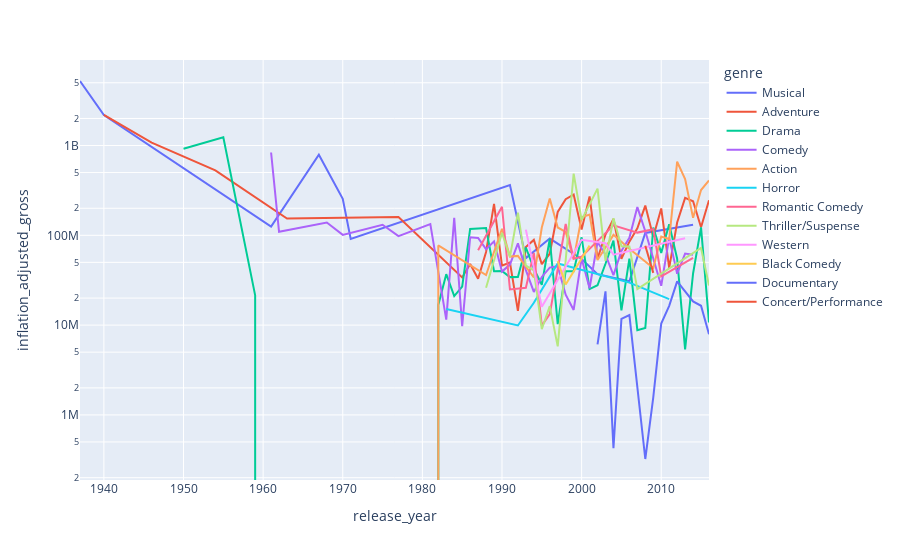

The cell this chart's notebook holds for it:
### Code cell
fig = px.line(gross_by_genres.sort_values('release_year'), x='release_year', y='inflation_adjusted_gross', color='genre', log_y= True)
# fig.update_yaxes(range=[-0.1, 10])
fig.show()

### Figure 1 — Plotly figure (JSON) as saved in the notebook; plotly's stock layout.template omitted (floating-point values rounded to 4 significant figures)
{"data": [{"hovertemplate": "genre=Musical<br>release_year=%{x}<br>inflation_adjusted_gross=%{y}<extra></extra>", "legendgroup": "Musical", "line": {"color": "#636efa", "dash": "solid"}, "marker": {"symbol": "circle"}, "mode": "lines", "name": "Musical", "orientation": "v", "showlegend": true, "type": "scatter", "x": [1937, 1940, 1961, 1967, 1970, 1971, 1991, 1993, 1996, 2000, 2002, 2006, 2008, 2014], "xaxis": "x", "y": [5228953251, 2187090808, 124841160, 789612346, 255161499, 91305448, 363017667, 55747434, 92077628, 54545249, 36980311, 30737517, 106308538, 130894237], "yaxis": "y"}, {"hovertemplate": "genre=Adventure<br>release_year=%{x}<br>inflation_adjusted_gross=%{y}<extra></extra>", "legendgroup": "Adventure", "line": {"color": "#EF553B", "dash": "solid"}, "marker": {"symbol": "circle"}, "mode": "lines", "name": "Adventure", "orientation": "v", "showlegend": true, "type": "scatter", "x": [1940, 1946, 1954, 1963, 1977, 1985, 1986, 1987, 1988, 1989, 1990, 1991, 1992, 1993, 1994, 1995, 1996, 1997, 1998, 1999, 2000, 2001, 2002, 2003, 2004, 2005, 2006, 2007, 2008, 2009, 2010, 2011, 2012, 2013, 2014, 2015, 2016], "xaxis": "x", "y": [2188229052, 1078510579, 528279994, 153870834, 159743914, 33900697, 47910282, 32798382, 65163938, 223726012, 45950000.0, 49810000.0, 14421454, 73914543, 88930321, 47809421, 62384706, 182029412, 252894765, 283900254, 115998798, 270600000.0, 55189145, 101900000.0, 152200000.0, 54852573, 85000000.0, 119860589, 214524478, 95909227, 199000000.0, 43475238, 138863702, 260900000.0, 239200000.0, 123087120, 246082029], "yaxis": "y"}, {"hovertemplate": "genre=Drama<br>release_year=%{x}<br>inflation_adjusted_gross=%{y}<extra></extra>", "legendgroup": "Drama", "line": {"color": "#00cc96", "dash": "solid"}, "marker": {"symbol": "circle"}, "mode": "lines", "name": "Drama", "orientation": "v", "showlegend": true, "type": "scatter", "x": [1950, 1955, 1959, 1981, 1982, 1983, 1984, 1985, 1986, 1988, 1989, 1990, 1991, 1992, 1993, 1994, 1995, 1996, 1997, 1998, 1999, 2000, 2001, 2002, 2003, 2004, 2005, 2006, 2007, 2008, 2009, 2010, 2011, 2012, 2013, 2014, 2015, 2016], "xaxis": "x", "y": [920608730, 1236035515, 21505832, 0, 16773129, 36946840, 21075000, 26859194, 117957323, 120381757, 39884640, 40077147, 34240000.0, 34410000.0, 73190000.0, 42610902, 28120000.0, 91076877, 10236836, 39914815, 39900935, 95070168, 25214223, 27789959, 48199077, 87392478, 14574087, 54888236, 8779196, 9295171, 122200000.0, 63781920, 132600000.0, 54914942, 5367415, 37607865, 122815814, 10710184], "yaxis": "y"}, {"hovertemplate": "genre=Comedy<br>release_year=%{x}<br>inflation_adjusted_gross=%{y}<extra></extra>", "legendgroup": "Comedy", "line": {"color": "#ab63fa", "dash": "solid"}, "marker": {"symbol": "circle"}, "mode": "lines", "name": "Comedy", "orientation": "v", "showlegend": true, "type": "scatter", "x": [1961, 1962, 1968, 1970, 1975, 1977, 1981, 1983, 1984, 1985, 1986, 1987, 1988, 1989, 1990, 1991, 1992, 1993, 1994, 1995, 1996, 1997, 1998, 1999, 2000, 2001, 2002, 2003, 2004, 2005, 2006, 2007, 2008, 2009, 2010, 2011, 2012, 2013, 2014], "xaxis": "x", "y": [836500000.0, 109581646, 138612686, 101200742, 131246872, 98067733, 133118889, 11519089, 157057661, 9736051, 94970000.0, 93415245, 70100000.0, 85757817, 39433357, 47181395, 81369058, 40943541, 23401275, 34372339, 43713554, 45266588, 21820000.0, 14755189, 55291759, 25749730, 84180000.0, 60944053, 36010000.0, 67096891, 93680000.0, 206110533, 110932022, 55503929, 27461121, 94189503, 37363513, 62700000.0, 60931572], "yaxis": "y"}, {"hovertemplate": "genre=Action<br>release_year=%{x}<br>inflation_adjusted_gross=%{y}<extra></extra>", "legendgroup": "Action", "line": {"color": "#FFA15A", "dash": "solid"}, "marker": {"symbol": "circle"}, "mode": "lines", "name": "Action", "orientation": "v", "showlegend": true, "type": "scatter", "x": [1981, 1982, 1988, 1990, 1991, 1992, 1993, 1994, 1995, 1996, 1997, 1998, 1999, 2000, 2001, 2002, 2004, 2006, 2009, 2010, 2011, 2012, 2013, 2014, 2015, 2016], "xaxis": "x", "y": [0, 77184895, 36053517, 118358772, 57920000.0, 58965304, 44682157, 34048315, 122200000.0, 257800000.0, 122258385, 109300000.0, 54262148, 158970411, 170100000.0, 53120000.0, 101161045, 70801353, 43361416, 96971361, 90848019, 660081224, 424084233, 156500000.0, 319600000.0, 408084349], "yaxis": "y"}, {"hovertemplate": "genre=Horror<br>release_year=%{x}<br>inflation_adjusted_gross=%{y}<extra></extra>", "legendgroup": "Horror", "line": {"color": "#19d3f3", "dash": "solid"}, "marker": {"symbol": "circle"}, "mode": "lines", "name": "Horror", "orientation": "v", "showlegend": true, "type": "scatter", "x": [1983, 1992, 1994, 1997, 2006, 2011], "xaxis": "x", "y": [15136765, 9907922, 17727017, 48546161, 29712825, 19452402], "yaxis": "y"}, {"hovertemplate": "genre=Romantic Comedy<br>release_year=%{x}<br>inflation_adjusted_gross=%{y}<extra></extra>", "legendgroup": "Romantic Comedy", "line": {"color": "#FF6692", "dash": "solid"}, "marker": {"symbol": "circle"}, "mode": "lines", "name": "Romantic Comedy", "orientation": "v", "showlegend": true, "type": "scatter", "x": [1987, 1990, 1991, 1993, 1994, 1995, 1996, 1998, 1999, 2000, 2004, 2007, 2009, 2010, 2014], "xaxis": "x", "y": [68181300, 208034448, 24939118, 26070000.0, 63651027, 9857435, 13240000.0, 133620516, 54749853, 57925202, 129164207, 107212272, 117000000.0, 34917330, 55961409], "yaxis": "y"}, {"hovertemplate": "genre=Thriller/Suspense<br>release_year=%{x}<br>inflation_adjusted_gross=%{y}<extra></extra>", "legendgroup": "Thriller/Suspense", "line": {"color": "#B6E880", "dash": "solid"}, "marker": {"symbol": "circle"}, "mode": "lines", "name": "Thriller/Suspense", "orientation": "v", "showlegend": true, "type": "scatter", "x": [1988, 1990, 1991, 1992, 1993, 1994, 1995, 1996, 1997, 1999, 2000, 2002, 2003, 2004, 2005, 2006, 2007, 2015, 2016], "xaxis": "x", "y": [26062188, 106290270, 57544453, 178831137, 46064723, 40804816, 8998000.0, 16284619, 5804995, 485424724, 148208901, 330754439, 51844306, 155021748, 75730458, 75280000.0, 25202168, 72313754, 27569558], "yaxis": "y"}, {"hovertemplate": "genre=Western<br>release_year=%{x}<br>inflation_adjusted_gross=%{y}<extra></extra>", "legendgroup": "Western", "line": {"color": "#FF97FF", "dash": "solid"}, "marker": {"symbol": "circle"}, "mode": "lines", "name": "Western", "orientation": "v", "showlegend": true, "type": "scatter", "x": [1993, 1995, 2000, 2003, 2004, 2013], "xaxis": "x", "y": [115781734, 15983331, 89042541, 81547672, 60878640, 92597388], "yaxis": "y"}, {"hovertemplate": "genre=Black Comedy<br>release_year=%{x}<br>inflation_adjusted_gross=%{y}<extra></extra>", "legendgroup": "Black Comedy", "line": {"color": "#FECB52", "dash": "solid"}, "marker": {"symbol": "circle"}, "mode": "lines", "name": "Black Comedy", "orientation": "v", "showlegend": true, "type": "scatter", "x": [1997, 1998, 2001], "xaxis": "x", "y": [51579764, 28392518, 76758193], "yaxis": "y"}, {"hovertemplate": "genre=Documentary<br>release_year=%{x}<br>inflation_adjusted_gross=%{y}<extra></extra>", "legendgroup": "Documentary", "line": {"color": "#636efa", "dash": "solid"}, "marker": {"symbol": "circle"}, "mode": "lines", "name": "Documentary", "orientation": "v", "showlegend": true, "type": "scatter", "x": [2002, 2003, 2004, 2005, 2006, 2008, 2009, 2010, 2011, 2012, 2014, 2015, 2016], "xaxis": "x", "y": [6089874, 23803108, 426246, 11740942, 12948025, 322979, 1563976, 10418932, 16401551, 30675725, 18346024, 16432322, 7895708], "yaxis": "y"}, {"hovertemplate": "genre=Concert/Performance<br>release_year=%{x}<br>inflation_adjusted_gross=%{y}<extra></extra>", "legendgroup": "Concert/Performance", "line": {"color": "#EF553B", "dash": "solid"}, "marker": {"symbol": "circle"}, "mode": "lines", "name": "Concert/Performance", "orientation": "v", "showlegend": true, "type": "scatter", "x": [2008, 2009], "xaxis": "x", "y": [76646993, 38174685], "yaxis": "y"}], "layout": {"legend": {"title": {"text": "genre"}, "tracegroupgap": 0}, "margin": {"t": 60}, "xaxis": {"anchor": "y", "domain": [0, 1], "title": {"text": "release_year"}}, "yaxis": {"anchor": "x", "domain": [0, 1], "title": {"text": "inflation_adjusted_gross"}, "type": "log"}}}
